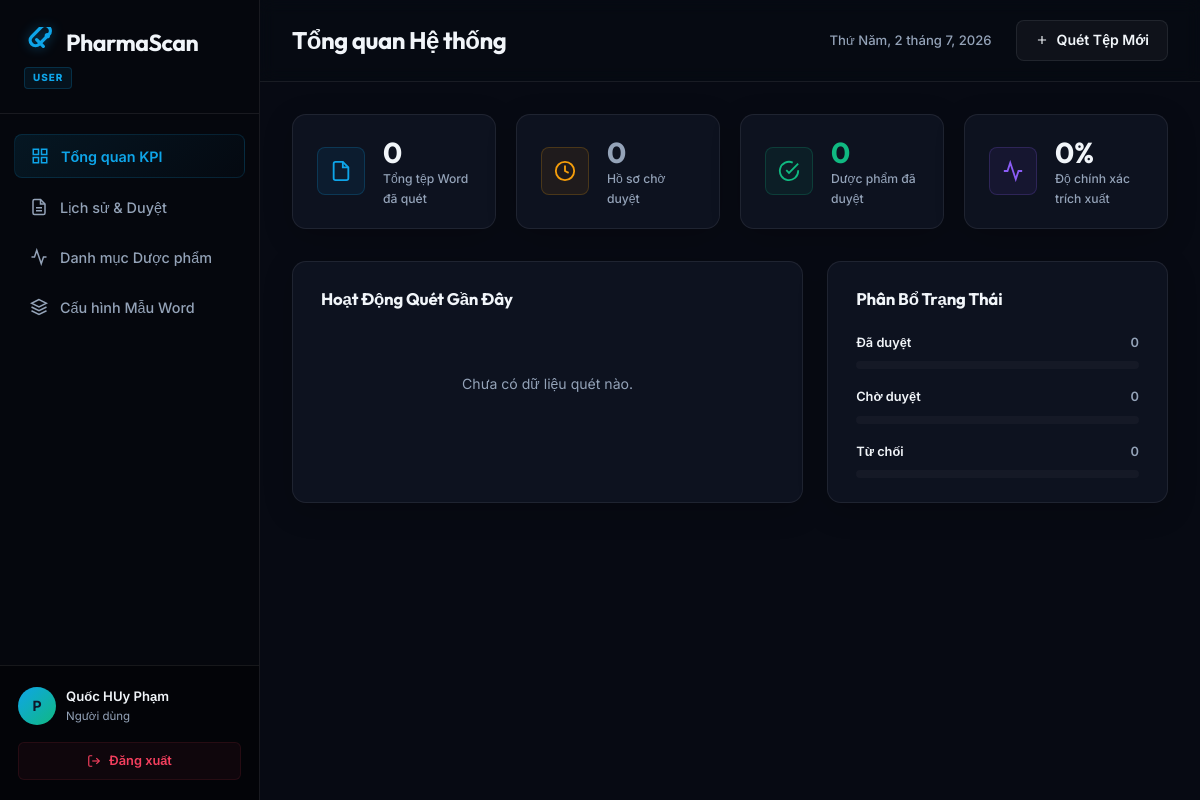
Screenshot of /user/dashboard/ (signed in) with the database file from the repository.
### coreapp/models.py (models this page shows, shortened)
class CustomUser(AbstractUser):
    ROLE_CHOICES = [
        ('USER', 'Người dùng'),
        ('ADMIN', 'Quản trị viên'),
    ]
    email = models.EmailField(unique=True, verbose_name="Địa chỉ Email")
    phone_number = models.CharField(max_length=15, blank=True, null=True, verbose_name="Số điện thoại")
    birth_date = models.DateField(null=True, blank=True, verbose_name="Ngày sinh")
    is_password_changed = models.BooleanField(default=False, verbose_name="Đã đổi mật khẩu")
    password_reset_required = models.BooleanField(default=False, verbose_name="Yêu cầu đặt lại mật khẩu")
    role = models.CharField(
        max_length=10,
        choices=ROLE_CHOICES,
        default='USER',
        verbose_name="Chức vụ / Vai trò"
    )
    USERNAME_FIELD = 'email'
    REQUIRED_FIELDS = ['username']
    class Meta:
        verbose_name = "Người dùng"
        verbose_name_plural = "Người dùng"
        indexes = [
            models.Index(fields=['email']),
            models.Index(fields=['role']),
        ]

### user/views.py (the view)
# urls.py: path('dashboard/', views.dashboard_view, name='dashboard'),
@login_required(login_url='login')
def dashboard_view(request):
    try:
        docs = ScannedDocument.objects.filter(user=request.user).select_related('medicine', 'reviewed_by')
        medicines = MedicineItem.objects.filter(
            scanneddocument__user=request.user
        ).distinct()
        total_scans = docs.count()
        pending_count = docs.filter(status='pending').count()
        approved_count = docs.filter(status='approved').count()
        rejected_count = docs.filter(status='rejected').count()
        latest_docs = docs.order_by('-scanned_at')[:10]
        pending_docs = docs.filter(status='pending').order_by('-scanned_at')[:20]
        approved_medicines = MedicineItem.objects.filter(
            scanneddocument__user=request.user,
            scanneddocument__status='approved'
        ).distinct().order_by('-created_at')[:20]
        avg_accuracy = 0
        if total_scans > 0:
            avg_accuracy = docs.filter(accuracy_score__gt=0).aggregate(Avg('accuracy_score'))['accuracy_score__avg'] or 0
            avg_accuracy = round(avg_accuracy, 1)
        context = {
            'total_scans': total_scans,
            'pending_count': pending_count,
            'approved_count': approved_count,
            'rejected_count': rejected_count,
            'avg_accuracy': avg_accuracy,
            'latest_docs': latest_docs,
            'pending_docs': pending_docs,
            'approved_medicines': approved_medicines,
        }
        return render(request, 'user/dashboard.html', context)
    except Exception as e:
        logger.error(f"Error loading dashboard: {str(e)}")
        messages.error(request, "Không thể tải dữ liệu dashboard")
        return render(request, 'user/dashboard.html', {})

### user/templates/user/dashboard.html (shortened to what this page needs)
{% extends 'user/base.html' %}
{% load static %}
{% block content %}
<div class="dashboard-wrapper w-full">
    <aside class="db-sidebar">
        <div class="db-sidebar-brand">
            <a href="{% url 'home' %}" class="logo">
                <span class="logo-text">Pharma<span class="highlight">Scan</span></span>
            </a>
            <span class="db-role-badge">{{ request.user.role }}</span>
        </div>
        <nav class="db-sidebar-menu">
            <button class="db-menu-item active" data-tab="tab-overview">
                <svg class="menu-icon" viewBox="0 0 24 24" fill="none" stroke="currentColor" stroke-width="2"><rect x="3" y="3" width="7" height="7"></rect><rect x="14" y="3" width="7" height="7"></rect><rect x="14" y="14" width="7" height="7"></rect><rect x="3" y="14" width="7" height="7"></rect></svg>
                <span>Tổng quan KPI</span>
            </button>
            <button class="db-menu-item" data-tab="tab-scans">
                <svg class="menu-icon" viewBox="0 0 24 24" fill="none" stroke="currentColor" stroke-width="2"><path d="M14 2H6a2 2 0 0 0-2 2v16a2 2 0 0 0 2 2h12a2 2 0 0 0 2-2V8z"></path><polyline points="14 2 14 8 20 8"></polyline><line x1="16" y1="13" x2="8" y2="13"></line><line x1="16" y1="17" x2="8" y2="17"></line></svg>
                <span>Lịch sử & Duyệt</span>
            </button>
            <button class="db-menu-item" data-tab="tab-medicines">
                <svg class="menu-icon" viewBox="0 0 24 24" fill="none" stroke="currentColor" stroke-width="2"><path d="M22 12h-4l-3 9L9 3l-3 9H2"></path></svg>
                <span>Danh mục Dược phẩm</span>
            </button>
            <button class="db-menu-item" data-tab="tab-templates">
                <svg class="menu-icon" viewBox="0 0 24 24" fill="none" stroke="currentColor" stroke-width="2"><polygon points="12 2 2 7 12 12 22 7 12 2"></polygon><polyline points="2 17 12 22 22 17"></polyline><polyline points="2 12 12 17 22 12"></polyline></svg>
                <span>Cấu hình Mẫu Word</span>
            </button>
        </nav>
        <div class="db-sidebar-footer">
            <div class="user-profile-flex">
                <div class="avatar">{{ request.user.username|first|upper }}</div>
                <div class="user-info">
                    <span class="user-name">{{ request.user.get_full_name|default:request.user.username }}</span>
                    <span class="user-role">{{ request.user.get_role_display }}</span>
                </div>
            </div>
            <a href="{% url 'logout' %}" class="btn-logout" title="Đăng xuất">
                <svg viewBox="0 0 24 24" fill="none" stroke="currentColor" stroke-width="2"><path d="M9 21H5a2 2 0 0 1-2-2V5a2 2 0 0 1 2-2h4"></path><polyline points="16 17 21 12 16 7"></polyline><line x1="21" y1="12" x2="9" y2="12"></line></svg>
                <span>Đăng xuất</span>
            </a>
        </div>
    </aside>
    <main class="db-main">
        <header class="db-navbar">
            <div class="db-nav-left"><h2 id="db-tab-title">Tổng quan Hệ thống</h2></div>
            <div class="db-nav-right">
                <div class="db-date-today" id="db-live-date"></div>
                <div class="db-nav-action-buttons">
                    <a href="{% url 'scan_demo' %}" class="btn btn-secondary btn-nav">
                        <svg viewBox="0 0 24 24" fill="none" stroke="currentColor" stroke-width="2" style="width: 14px; height:14px;"><line x1="12" y1="5" x2="12" y2="19"></line><line x1="5" y1="12" x2="19" y2="12"></line></svg>
                        <span>Quét Tệp Mới</span>
                    </a>
                </div>
            </div>
        </header>
        <div class="db-content-scroll">
            <div class="db-tab-pane active" id="tab-overview">
                <div class="kpi-grid">
                    <div class="kpi-card glass-card">
                        <div class="kpi-icon-wrapper blue">
                            <svg viewBox="0 0 24 24" fill="none" stroke="currentColor" stroke-width="2"><path d="M14 2H6a2 2 0 0 0-2 2v16a2 2 0 0 0 2 2h12a2 2 0 0 0 2-2V8z"></path><polyline points="14 2 14 8 20 8"></polyline></svg>
                        </div>
                        <div class="kpi-details">
                            <span class="kpi-num" id="kpi-total">{{ total_scans }}</span>
                            <span class="kpi-label">Tổng tệp Word đã quét</span>
                        </div>
                    </div>
                    <div class="kpi-card glass-card" id="kpi-pending-card">
                        <div class="kpi-icon-wrapper orange {% if pending_count > 0 %}pulse-icon{% endif %}">
                            <svg viewBox="0 0 24 24" fill="none" stroke="currentColor" stroke-width="2"><circle cx="12" cy="12" r="10"></circle><polyline points="12 6 12 12 16 14"></polyline></svg>
                        </div>
                        <div class="kpi-details">
                            <span class="kpi-num" id="kpi-pending" style="color: {% if pending_count > 0 %}#f59e0b{% else %}var(--text-muted){% endif %};">{{ pending_count }}</span>
                            <span class="kpi-label">Hồ sơ chờ duyệt</span>
                        </div>
                    </div>
                    <div class="kpi-card glass-card">
                        <div class="kpi-icon-wrapper green">
                            <svg viewBox="0 0 24 24" fill="none" stroke="currentColor" stroke-width="2"><path d="M22 11.08V12a10 10 0 1 1-5.93-9.14"></path><polyline points="22 4 12 14.01 9 11.01"></polyline></svg>
                        </div>
                        <div class="kpi-details">
                            <span class="kpi-num" id="kpi-approved" style="color: var(--success);">{{ approved_count }}</span>
                            <span class="kpi-label">Dược phẩm đã duyệt</span>
                        </div>
                    </div>
                    <div class="kpi-card glass-card">
                        <div class="kpi-icon-wrapper purple">
                            <svg viewBox="0 0 24 24" fill="none" stroke="currentColor" stroke-width="2"><path d="M22 12h-4l-3 9L9 3l-3 9H2"></path></svg>
                        </div>
                        <div class="kpi-details">
                            <span class="kpi-num">{{ avg_accuracy }}%</span>
                            <span class="kpi-label">Độ chính xác trích xuất</span>
                        </div>
                    </div>
                </div>
                <div class="charts-grid">
                    <div class="card glass-card chart-container-card">
                        <h4 class="chart-card-title">Hoạt Động Quét Gần Đây</h4>
                        {% if latest_docs %}
                        <div style="display:flex;flex-direction:column;gap:12px;">
                            {% for doc in latest_docs|slice:":5" %}
                            <div style="display:flex;align-items:center;justify-content:space-between;padding:8px 12px;background:rgba(255,255,255,0.02);border-radius:8px;">
                                <div style="display:flex;align-items:center;gap:10px;min-width:0;flex:1;">
                                    <svg viewBox="0 0 24 24" fill="none" stroke="currentColor" stroke-width="2" style="width:16px;height:16px;flex-shrink:0;color:var(--primary);"><path d="M14 2H6a2 2 0 0 0-2 2v16a2 2 0 0 0 2 2h12a2 2 0 0 0 2-2V8z"></path><polyline points="14 2 14 8 20 8"></polyline></svg>
                                    <span style="font-size:0.82rem;font-weight:500;overflow:hidden;text-overflow:ellipsis;white-space:nowrap;">{{ doc.file_name }}</span>
                                </div>
                                <span class="status-pill {% if doc.status == 'pending' %}pill-pending{% elif doc.status == 'approved' %}pill-approved{% else %}pill-rejected{% endif %}">{{ doc.get_status_display }}</span>
                            </div>
                            {% endfor %}
                        </div>
                        {% else %}
                        <p style="color:var(--text-muted);font-size:0.88rem;text-align:center;padding:40px 0;">Chưa có dữ liệu quét nào.</p>
                        {% endif %}
                    </div>
                    <div class="card glass-card chart-container-card">
                        <h4 class="chart-card-title">Phân Bổ Trạng Thái</h4>
                        <div class="distribution-list">
                            <div class="dist-row">
                                <div class="dist-labels"><span class="name">Đã duyệt</span><span class="pct">{{ approved_count }}</span></div>
                                <div class="dist-progress-bar"><div class="progress" style="width: {{ approved_count|default:0 }}%; background-color: var(--success);"></div></div>
                            </div>
                            <div class="dist-row">
                                <div class="dist-labels"><span class="name">Chờ duyệt</span><span class="pct">{{ pending_count }}</span></div>
                                <div class="dist-progress-bar"><div class="progress" style="width: {{ pending_count|default:0 }}%; background-color: #f59e0b;"></div></div>
                            </div>
                            <div class="dist-row">
                                <div class="dist-labels"><span class="name">Từ chối</span><span class="pct">{{ rejected_count }}</span></div>
                                <div class="dist-progress-bar"><div class="progress" style="width: {{ rejected_count|default:0 }}%; background-color: var(--danger);"></div></div>
                            </div>
                        </div>
                    </div>
                </div>
            </div>
        </div>
    </main>
</div>
{% endblock %}

### user/templates/user/dashboard.html (style rules this page uses)
body { padding-top: 0 !important; background-color: var(--bg-dark); }

### rows the page displays
CustomUser: user.role "USER", user.username|first "P", user.get_full_name "Quốc HUy Phạm", user.role "Người dùng"

### other values shown
{{ total_scans }} "0"
{{ pending_count }} "0"
{{ approved_count }} "0"
{{ avg_accuracy }} "0"
{{ rejected_count }} "0"
